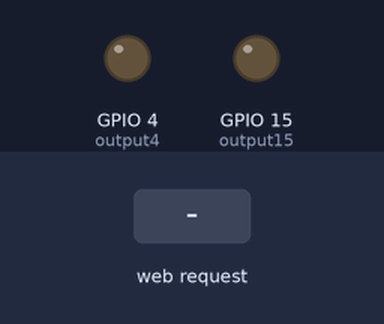
Simulated run of this sketch. Board: ESP32. Shown: output pins drawn as LEDs (lit = HIGH). The test bench sets the inputs (shaded band). WiFi joins after 1.5 s; servers stay silent unless stated; what the sketch prints to the serial monitor is not drawn.

Above: at 2.7 s.
2.8 s: HTTP request GET /15/on received
At 4.0 s:
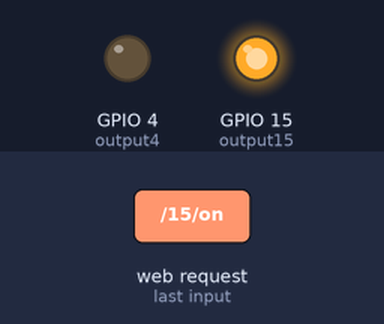
4.3 s: HTTP request GET /4/on received
At 5.1 s:
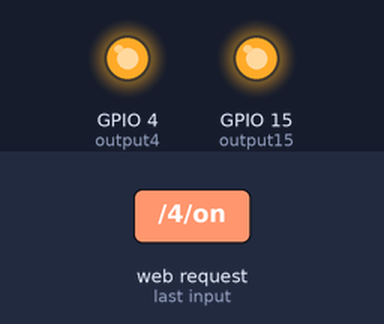
5.8 s: HTTP request GET /15/off received
At 6.3 s:
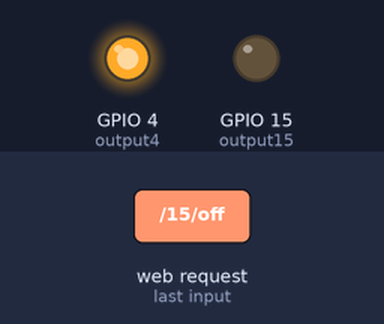
Timing chart, 0 to 8.8 s (numbered marks = the images above; inputs shaded):
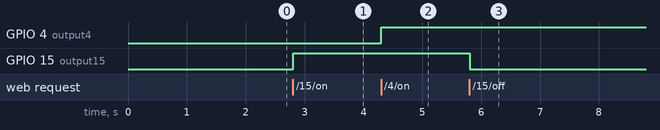

Measured:
- after the input at 2.8 s, GPIO 15 (output15): LOW → HIGH at once
- after the input at 4.3 s, GPIO 4 (output4): LOW → HIGH at once
- after the input at 5.8 s, GPIO 15 (output15): HIGH → LOW at once

The sketch:

ESP32_WebServer_DIO.ino
```cpp
// Load Wi-Fi library
#include <WiFi.h>

// Replace with your network credentials
const char* ssid = "MishMashLabs";  //Replace with your network ID
const char* password = "mishmash";  // Replace with your network password

// Set web server port number to 80
WiFiServer server(80);

// Variable to store the HTTP request
String header;

// Auxiliar variables to store the current output state
String output15State = "off";
String output4State = "off";

// Assign output variables to GPIO pins
const int output15 = 15;
const int output4 = 4;

// Current time
unsigned long currentTime = millis();
// Previous time
unsigned long previousTime = 0;
// Define timeout time in milliseconds (example: 2000ms = 2s)
const long timeoutTime = 2000;

void setup() {
  Serial.begin(115200);
  // Initialize the output variables as outputs
  pinMode(output15, OUTPUT);
  pinMode(output4, OUTPUT);
  // Set outputs to LOW
  digitalWrite(output15, LOW);
  digitalWrite(output4, LOW);

  // Connect to Wi-Fi network with SSID and password
  Serial.print("Connecting to Network:");
  Serial.println(ssid);
  WiFi.begin(ssid, password);
  while (WiFi.status() != WL_CONNECTED) {
    delay(500);
    Serial.print(".");
  }
  // Print the connnect IP address and start web server
  Serial.println("");
  Serial.println("Connected. The device can be found at IP address: ");
  Serial.println(WiFi.localIP());
  server.begin();
}

void loop(){
  WiFiClient client = server.available();   // Listen for incoming clients

  if (client) {                             // If a new client connects,
    currentTime = millis();
    previousTime = currentTime;
    Serial.println("New Client found.");          // print a message out in the serial port
    String currentLine = "";                // make a String to hold incoming data from the client
    while (client.connected() && currentTime - previousTime <= timeoutTime) {  // loop while the client's connected
      currentTime = millis();
      if (client.available()) {             // if there's bytes to read from the client,
        char c = client.read();             // read a byte, then
        Serial.write(c);                    // print it out the serial monitor
        header += c;
        if (c == '\n') {                    // if the byte is a newline character
          // if the current line is blank, you got two newline characters in a row.
          // that's the end of the client HTTP request, so send a response:
          if (currentLine.length() == 0) {
            // HTTP headers always start with a response code (e.g. HTTP/1.1 200 OK)
            // and a content-type so the client knows what's coming, then a blank line:
            client.println("HTTP/1.1 200 OK");
            client.println("Content-type:text/html");
            client.println("Connection: close");
            client.println();

            // turns the GPIOs on and off
            if (header.indexOf("GET /15/on") >= 0) {
              Serial.println("GPIO 15 On");
              output15State = "on";
              digitalWrite(output15, HIGH);
            } else if (header.indexOf("GET /15/off") >= 0) {
              Serial.println("GPIO 15 Off");
              output15State = "off";
              digitalWrite(output15, LOW);
            } else if (header.indexOf("GET /4/on") >= 0) {
              Serial.println("GPIO 4 on");
              output4State = "on";
              digitalWrite(output4, HIGH);
            } else if (header.indexOf("GET /4/off") >= 0) {
              Serial.println("GPIO 4 off");
              output4State = "off";
              digitalWrite(output4, LOW);
            }

            // Display the HTML web page
            client.println("<!DOCTYPE html><html>");
            client.println("<head><meta name=\"viewport\" content=\"width=device-width, initial-scale=1\">");
            client.println("<link rel=\"icon\" href=\"data:,\">");
            // CSS to style the on/off buttons
            // Feel free to change the background-color and font-size attributes to fit your preferences
            client.println("<style>html { font-family: Helvetica; display: inline-block; margin: 0px auto; text-align: center;}");
            client.println(".button { background-color: #4CAF50; border: none; color: white; padding: 16px 40px;");
            client.println("text-decoration: none; font-size: 30px; margin: 2px; cursor: pointer;}");
            client.println(".button2 {background-color: #555555;}</style></head>");

            // Web Page Heading
            client.println("<body><h1>Mish Mash Labs</h1>");
            client.println("<body><h1>ESP32 Web Server</h1>");

            // Display current state, and ON/OFF buttons for GPIO 15
            client.println("<p>GPIO 15 - Currently " + output15State + "</p>");
            // If the output15State is off, it displays the ON button
            if (output15State=="off") {
              client.println("<p><a href=\"/15/on\"><button class=\"button\">ON</button></a></p>");
            } else {
              client.println("<p><a href=\"/15/off\"><button class=\"button button2\">OFF</button></a></p>");
            }

            // Display current state, and ON/OFF buttons for GPIO 4
            client.println("<p>GPIO 4 - Currently" + output4State + "</p>");
            // If the output4State is off, it displays the ON button
            if (output4State=="off") {
              client.println("<p><a href=\"/4/on\"><button class=\"button\">ON</button></a></p>");
            } else {
              client.println("<p><a href=\"/4/off\"><button class=\"button button2\">OFF</button></a></p>");
            }
            client.println("</body></html>");

            // The HTTP response ends with another blank line
            client.println();
            // Break out of the while loop
            break;
          } else { // if you got a newline, then clear currentLine
            currentLine = "";
          }
        } else if (c != '\r') {  // if you got anything else but a carriage return character,
          currentLine += c;      // add it to the end of the currentLine
        }
      }
    }
    // Clear the header variable
    header = "";
    // Close the connection
    client.stop();
    Serial.println("Client disconnected.");
    Serial.println("");
  }
}
```
